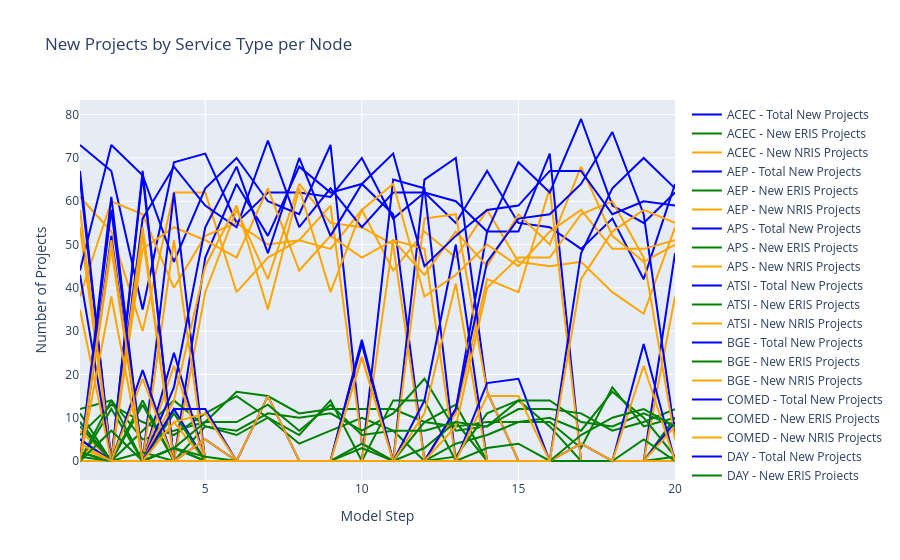
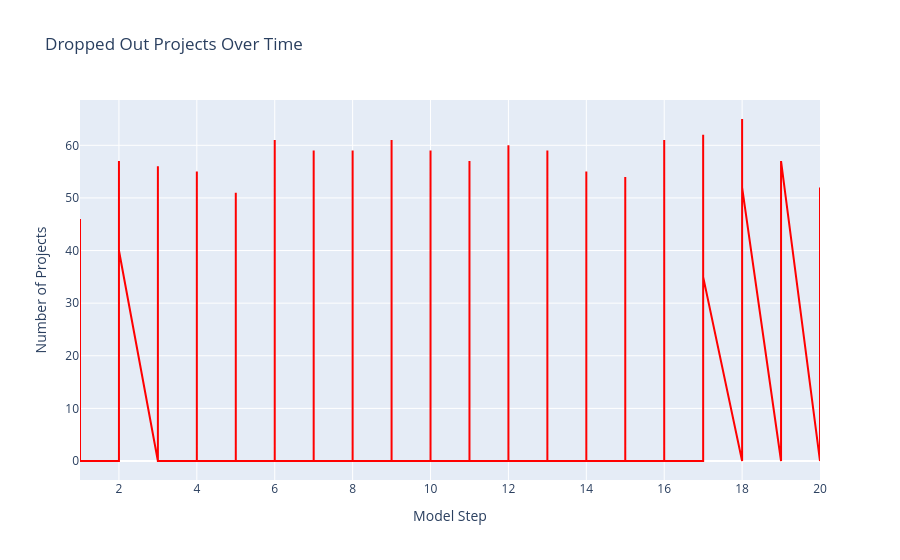
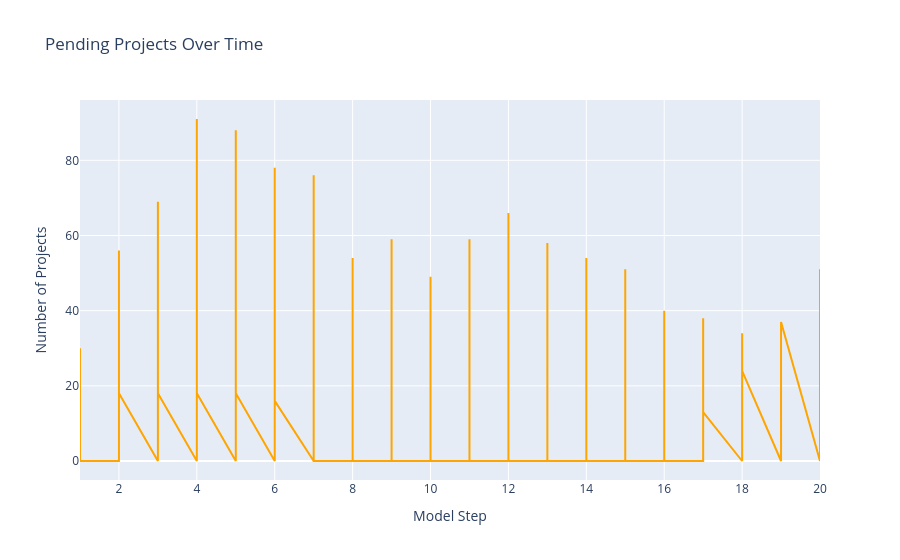
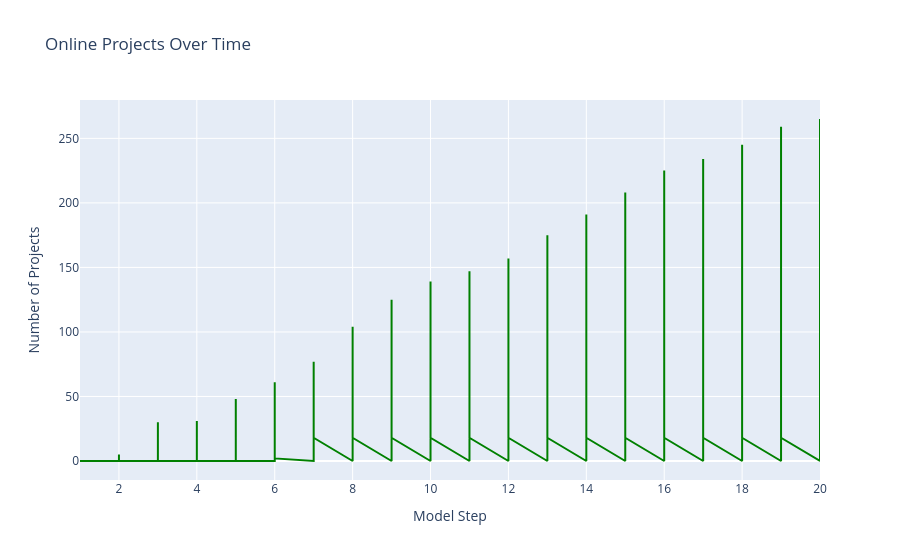

The code cell stored with these charts, in order, in its notebook:
### Code cell
import pandas as pd
import plotly.graph_objects as go

# Load the CSV
df = pd.read_csv("node_round_summary.csv")

# Node mapping: numeric ID → actual name
node_map = {
    1: "ACEC", 2: "AEP", 3: "APS", 4: "ATSI", 5: "BGE",
    6: "COMED", 7: "DAY", 8: "DUKE", 9: "DOM", 10: "DPL",
    11: "DUQ", 12: "EKPC", 13: "JCPLC", 14: "MEC", 15: "OVEC",
    16: "PECO", 17: "PE", 18: "PEPCO", 19: "PSEG", 20: "REC"
}
node_colors = {
    "ACEC": "#1f77b4", "AEP": "#ff7f0e", "APS": "#2ca02c", "ATSI": "#000000", "BGE": "#9467bd",
    "COMED": "#8c564b", "DAY": "#e377c2", "DUKE": "#7f7f7f", "DOM": "#d62728", "DPL": "#17becf",
    "DUQ": "#aec7e8", "EKPC": "#ffbb78", "JCPLC": "#98df8a", "MEC": "#ff9896", "OVEC": "#c5b0d5",
    "PECO": "#c49c94", "PE": "#f7b6d2", "PEPCO": "#c7c7c7", "PSEG": "#dbdb8d", "REC": "#9edae5"
}


# Create a new column in your dataframe for names
df['node_name'] = df['node_id'].map(node_map)

# --- Projects by Service Type ---
fig_projects = go.Figure()
for node in df['node_name'].unique():
    node_df = df[df['node_name'] == node]
    
    fig_projects.add_trace(go.Scatter(
        x=node_df['model_step'],
        y=node_df['num_projects'],
        mode='lines',  # lines only
        name=f"{node} - Total New Projects",
        line=dict(color='blue')
    ))
    fig_projects.add_trace(go.Scatter(
        x=node_df['model_step'],
        y=node_df['new_eris_count'],
        mode='lines',
        name=f"{node} - New ERIS Projects",
        line=dict(color='green')
    ))
    fig_projects.add_trace(go.Scatter(
        x=node_df['model_step'],
        y=node_df['new_nris_count'],
        mode='lines',
        name=f"{node} - New NRIS Projects",
        line=dict(color='orange')
    ))

fig_projects.update_layout(
    title="New Projects by Service Type per Node",
    xaxis_title="Model Step",
    yaxis_title="Number of Projects"
)
fig_projects.show()

# -------------------------------
# Dropped Out Projects Over Time
fig_dropped = go.Figure()
fig_dropped.add_trace(go.Scatter(
    x=df['model_step'],
    y=df['new_dropped_out'],
    mode='lines',
    name='Dropped Out',
    line=dict(color='red')
))
fig_dropped.update_layout(
    title="Dropped Out Projects Over Time",
    xaxis_title="Model Step",
    yaxis_title="Number of Projects"
)
fig_dropped.show()

# -------------------------------
# Pending Projects Over Time
fig_pending = go.Figure()
fig_pending.add_trace(go.Scatter(
    x=df['model_step'],
    y=df['total_pending_count'],
    mode='lines',
    name='Pending',
    line=dict(color='orange')
))
fig_pending.update_layout(
    title="Pending Projects Over Time",
    xaxis_title="Model Step",
    yaxis_title="Number of Projects"
)
fig_pending.show()

# -------------------------------
# Online Projects Over Time
fig_online = go.Figure()
fig_online.add_trace(go.Scatter(
    x=df['model_step'],
    y=df['total_online_count'],
    mode='lines',
    name='Online',
    line=dict(color='green')
))
fig_online.update_layout(
    title="Online Projects Over Time",
    xaxis_title="Model Step",
    yaxis_title="Number of Projects"
)
fig_online.show()

# -------------------------------
# Available Capacity per Node
fig_available_capacity = go.Figure()
for node in df['node_name'].unique():
    node_df = df[df['node_name'] == node]
    fig_available_capacity.add_trace(go.Scatter(
        x=node_df['model_step'],
        y=node_df['available_capacity'],
        mode='lines',
        name=f"{node} - Available Capacity"
    ))
fig_available_capacity.update_layout(
    title="Available Capacity per Node",
    xaxis_title="Model Step",
    yaxis_title="MW"
)
fig_available_capacity.show()

total_capacity_df = df.groupby('model_step')['available_capacity'].sum().reset_index()

# Plot total available capacity
fig_total_capacity = go.Figure()
fig_total_capacity.add_trace(go.Scatter(
    x=total_capacity_df['model_step'],
    y=total_capacity_df['available_capacity'],
    mode='lines',
    name='Total Available Capacity'
))

fig_total_capacity.update_layout(
    title="Total Available Capacity",
    xaxis_title="Model Step",
    yaxis_title="MW"
)

fig_total_capacity.show()

# Example: Installed Capacity per Node, sorted by last value
# Get last value for each node
last_values = {}
for node in df['node_name'].unique():
    node_df = df[df['node_name'] == node]
    last_values[node] = node_df['installed_capacity'].iloc[-1]

# Sort nodes descending by last value
sorted_nodes = sorted(last_values, key=last_values.get, reverse=True)

# Create figure
fig_capacity = go.Figure()
for node in sorted_nodes:
    node_df = df[df['node_name'] == node]
    fig_capacity.add_trace(go.Scatter(
        x=node_df['model_step'],
        y=node_df['installed_capacity'],
        mode='lines',
        name=node,
        line=dict(color=node_colors[node], width=3)
    ))

fig_capacity.update_layout(
    title="Installed Capacity per Node",
    plot_bgcolor='white',
    paper_bgcolor='white',
    xaxis_title="Model Step",
    yaxis_title="MW"
)

fig_capacity.show()

# -------------------------------
# Congestion Indicator
fig_congestion = go.Figure()
for node in df['node_name'].unique():
    node_df = df[df['node_name'] == node]
    fig_congestion.add_trace(go.Scatter(
        x=node_df['model_step'],
        y=node_df['congestion_indicator'],
        mode='lines',
        name=f"{node} - Congestion"
    ))
fig_congestion.update_layout(
    title="Node Congestion Indicator Over Time",
    xaxis_title="Model Step",
    yaxis_title="Congestion Indicator"
)
fig_congestion.show()

# -------------------------------
# Average Assigned Costs
cost_cols = [
    "avg_cost_eris_dropped_out", "avg_cost_nris_dropped_out",
    "avg_cost_eris_pending", "avg_cost_nris_pending",
    "avg_cost_eris_online", "avg_cost_nris_online"
]
fig_costs = go.Figure()
for node in df['node_name'].unique():
    node_df = df[df['node_name'] == node]
    for col in cost_cols:
        fig_costs.add_trace(go.Scatter(
            x=node_df['model_step'],
            y=node_df[col],
            mode='lines',
            name=f"{node} - {col}"
        ))
fig_costs.update_layout(
    title="Average Assigned Costs per Status & Service Type",
    xaxis_title="Model Step",
    yaxis_title="Average Cost ($/MW)"
)
fig_costs.show()

# -------------------------------
# MW sums per status & service type
mw_cols = [
    "pending_eris_mw", "pending_nris_mw",
    "online_eris_mw", "online_nris_mw",
    "dropped_out_eris_mw", "dropped_out_nris_mw"
]
fig_mw = go.Figure()
for node in df['node_name'].unique():
    node_df = df[df['node_name'] == node]
    for col in mw_cols:
        fig_mw.add_trace(go.Scatter(
            x=node_df['model_step'],
            y=node_df[col],
            mode='lines',
            name=f"{node} - {col}"
        ))
fig_mw.update_layout(
    title="MW Sums per Status & Service Type",
    xaxis_title="Model Step",
    yaxis_title="MW"
)
fig_mw.show()

# -------------------------------
# Construction and Study Time
fig_time = go.Figure()
fig_time.add_trace(go.Scatter(
    x=df['model_step'],
    y=df['avg_construction_time'],
    mode='lines',
    name='Construction Time'
))
fig_time.add_trace(go.Scatter(
    x=df['model_step'],
    y=df['avg_study_time'],
    mode='lines',
    name='Study Time'
))
fig_time.update_layout(
    title="Construction and Study Time",
    xaxis_title="Model Step",
    yaxis_title="Years"
)
fig_time.show()
import pandas as pd
import plotly.express as px

import pandas as pd
import plotly.express as px

# Load your Excel file
df = pd.read_excel("node_states.xlsx")

# Group queued capacity by node
import pandas as pd
import plotly.express as px

# Load the Excel file
df = pd.read_excel("node_states.xlsx")

# Aggregate queued capacity by node
queued_by_node = df.groupby('name')['queued_mw'].sum().reset_index()

# Define node colors
node_colors = {
    "ACEC": "#1f77b4", "AEP": "#ff7f0e", "APS": "#2ca02c", "ATSI": "#000000", "BGE": "#9467bd",
    "COMED": "#8c564b", "DAY": "#e377c2", "DUKE": "#7f7f7f", "DOM": "#d62728", "DPL": "#17becf",
    "DUQ": "#aec7e8", "EKPC": "#ffbb78", "JCPLC": "#98df8a", "MEC": "#ff9896", "OVEC": "#c5b0d5",
    "PECO": "#c49c94", "PE": "#f7b6d2", "PEPCO": "#c7c7c7", "PSEG": "#dbdb8d", "REC": "#9edae5"
}

# Make a pie chart
fig = px.pie(
    queued_by_node,
    names='name',
    values='queued_mw',
    title='PJM Data Queued Project Distribution',
    color='name',
    color_discrete_map=node_colors
)

# Hide labels for slices <5%
total = queued_by_node['queued_mw'].sum()
labels = [
    f"{row['name']}: {int(row['queued_mw']/total*100)}%" if row['queued_mw']/total >= 0.05 else ""
    for _, row in queued_by_node.iterrows()
]

fig.update_traces(
    text=labels,
    textposition='inside',
    textinfo='text'  # show our custom labels only
)

# Optional: show legend for reference
fig.update_layout(
    showlegend=False,
    
    title_x=.5
)

fig.show()
import pandas as pd
import plotly.express as px

# Load the CSV
df = pd.read_csv("node_round_summary.csv")

# Node mapping
node_map = {
    1: "ACEC", 2: "AEP", 3: "APS", 4: "ATSI", 5: "BGE",
    6: "COMED", 7: "DAY", 8: "DUKE", 9: "DOM", 10: "DPL",
    11: "DUQ", 12: "EKPC", 13: "JCPLC", 14: "MEC", 15: "OVEC",
    16: "PECO", 17: "PE", 18: "PEPCO", 19: "PSEG", 20: "REC"
}

node_colors = {
    "ACEC": "#1f77b4", "AEP": "#ff7f0e", "APS": "#2ca02c", "ATSI": "#000000", "BGE": "#9467bd",
    "COMED": "#8c564b", "DAY": "#e377c2", "DUKE": "#7f7f7f", "DOM": "#d62728", "DPL": "#17becf",
    "DUQ": "#aec7e8", "EKPC": "#ffbb78", "JCPLC": "#98df8a", "MEC": "#ff9896", "OVEC": "#c5b0d5",
    "PECO": "#c49c94", "PE": "#f7b6d2", "PEPCO": "#c7c7c7", "PSEG": "#dbdb8d", "REC": "#9edae5"
}


# Map node names
df['node_name'] = df['node_id'].map(node_map)

# Compute installed capacity change (end - beginning)
capacity_change = (
    df.groupby('node_name')['installed_capacity']
    .agg(lambda x: x.iloc[-1] - x.iloc[0])
    .reset_index(name='capacity_change')
)

# Make a pie chart
fig = px.pie(
    capacity_change,
    names='node_name',
    values='capacity_change',
    title='Installed Capacity Change (End - Beginning) by Node',
    color='node_name',
    color_discrete_map=node_colors
)

# Hide labels for slices <5%
total = capacity_change['capacity_change'].sum()
labels = [
    f"{row['node_name']}: {int(row['capacity_change']/total*100)}%" if row['capacity_change']/total >= 0.05 else ""
    for _, row in capacity_change.iterrows()
]

fig.update_traces(
    text=labels,
    textposition='inside',
    textinfo='text'
)

fig.update_layout(
    showlegend=True,
    legend_title_text="Node"
)

fig.show()

### Figure 1 — Plotly figure (JSON) as saved in the notebook; plotly's stock layout.template omitted (floating-point values rounded to 4 significant figures)
{"data": [{"line": {"color": "blue"}, "mode": "lines", "name": "ACEC - Total New Projects", "type": "scatter", "x": [1, 2, 3, 4, 5, 6, 7, 8, 9, 10, 11, 12, 13, 14, 15, 16, 17, 18, 19, 20], "y": [0, 0, 0, 0, 0, 0, 0, 0, 0, 0, 0, 0, 0, 0, 0, 0, 0, 0, 0, 0]}, {"line": {"color": "green"}, "mode": "lines", "name": "ACEC - New ERIS Projects", "type": "scatter", "x": [1, 2, 3, 4, 5, 6, 7, 8, 9, 10, 11, 12, 13, 14, 15, 16, 17, 18, 19, 20], "y": [0, 0, 0, 0, 0, 0, 0, 0, 0, 0, 0, 0, 0, 0, 0, 0, 0, 0, 0, 0]}, {"line": {"color": "orange"}, "mode": "lines", "name": "ACEC - New NRIS Projects", "type": "scatter", "x": [1, 2, 3, 4, 5, 6, 7, 8, 9, 10, 11, 12, 13, 14, 15, 16, 17, 18, 19, 20], "y": [0, 0, 0, 0, 0, 0, 0, 0, 0, 0, 0, 0, 0, 0, 0, 0, 0, 0, 0, 0]}, {"line": {"color": "blue"}, "mode": "lines", "name": "AEP - Total New Projects", "type": "scatter", "x": [1, 2, 3, 4, 5, 6, 7, 8, 9, 10, 11, 12, 13, 14, 15, 16, 17, 18, 19, 20], "y": [73, 67, 35, 69, 71, 55, 62, 62, 61, 70, 56, 62, 55, 67, 55, 54, 49, 56, 42, 64]}, {"line": {"color": "green"}, "mode": "lines", "name": "AEP - New ERIS Projects", "type": "scatter", "x": [1, 2, 3, 4, 5, 6, 7, 8, 9, 10, 11, 12, 13, 14, 15, 16, 17, 18, 19, 20], "y": [12, 14, 5, 7, 9, 16, 15, 11, 12, 12, 12, 9, 8, 9, 9, 9, 3, 17, 8, 10]}, {"line": {"color": "orange"}, "mode": "lines", "name": "AEP - New NRIS Projects", "type": "scatter", "x": [1, 2, 3, 4, 5, 6, 7, 8, 9, 10, 11, 12, 13, 14, 15, 16, 17, 18, 19, 20], "y": [61, 53, 30, 62, 62, 39, 47, 51, 49, 58, 44, 53, 47, 58, 46, 45, 46, 39, 34, 54]}, {"line": {"color": "blue"}, "mode": "lines", "name": "APS - Total New Projects", "type": "scatter", "x": [1, 2, 3, 4, 5, 6, 7, 8, 9, 10, 11, 12, 13, 14, 15, 16, 17, 18, 19, 20], "y": [65, 0, 0, 0, 47, 64, 52, 68, 62, 64, 57, 0, 12, 53, 53, 71, 0, 0, 0, 0]}, {"line": {"color": "green"}, "mode": "lines", "name": "APS - New ERIS Projects", "type": "scatter", "x": [1, 2, 3, 4, 5, 6, 7, 8, 9, 10, 11, 12, 13, 14, 15, 16, 17, 18, 19, 20], "y": [11, 0, 0, 0, 8, 6, 10, 4, 7, 10, 7, 0, 1, 11, 14, 8, 0, 0, 0, 0]}, {"line": {"color": "orange"}, "mode": "lines", "name": "APS - New NRIS Projects", "type": "scatter", "x": [1, 2, 3, 4, 5, 6, 7, 8, 9, 10, 11, 12, 13, 14, 15, 16, 17, 18, 19, 20], "y": [54, 0, 0, 0, 39, 58, 42, 64, 55, 54, 50, 0, 11, 42, 39, 63, 0, 0, 0, 0]}, {"line": {"color": "blue"}, "mode": "lines", "name": "ATSI - Total New Projects", "type": "scatter", "x": [1, 2, 3, 4, 5, 6, 7, 8, 9, 10, 11, 12, 13, 14, 15, 16, 17, 18, 19, 20], "y": [44, 73, 66, 46, 63, 70, 60, 57, 73, 4, 0, 65, 70, 16, 0, 0, 0, 0, 0, 48]}, {"line": {"color": "green"}, "mode": "lines", "name": "ATSI - New ERIS Projects", "type": "scatter", "x": [1, 2, 3, 4, 5, 6, 7, 8, 9, 10, 11, 12, 13, 14, 15, 16, 17, 18, 19, 20], "y": [6, 13, 9, 6, 11, 15, 10, 6, 14, 0, 0, 9, 13, 0, 0, 0, 0, 0, 0, 10]}, {"line": {"color": "orange"}, "mode": "lines", "name": "ATSI - New NRIS Projects", "type": "scatter", "x": [1, 2, 3, 4, 5, 6, 7, 8, 9, 10, 11, 12, 13, 14, 15, 16, 17, 18, 19, 20], "y": [38, 60, 57, 40, 52, 55, 50, 51, 59, 4, 0, 56, 57, 16, 0, 0, 0, 0, 0, 38]}, {"line": {"color": "blue"}, "mode": "lines", "name": "BGE - Total New Projects", "type": "scatter", "x": [1, 2, 3, 4, 5, 6, 7, 8, 9, 10, 11, 12, 13, 14, 15, 16, 17, 18, 19, 20], "y": [9, 0, 0, 12, 0, 0, 0, 0, 0, 0, 65, 63, 0, 0, 0, 0, 0, 0, 0, 0]}, {"line": {"color": "green"}, "mode": "lines", "name": "BGE - New ERIS Projects", "type": "scatter", "x": [1, 2, 3, 4, 5, 6, 7, 8, 9, 10, 11, 12, 13, 14, 15, 16, 17, 18, 19, 20], "y": [2, 0, 0, 3, 0, 0, 0, 0, 0, 0, 14, 14, 0, 0, 0, 0, 0, 0, 0, 0]}, {"line": {"color": "orange"}, "mode": "lines", "name": "BGE - New NRIS Projects", "type": "scatter", "x": [1, 2, 3, 4, 5, 6, 7, 8, 9, 10, 11, 12, 13, 14, 15, 16, 17, 18, 19, 20], "y": [7, 0, 0, 9, 0, 0, 0, 0, 0, 0, 51, 49, 0, 0, 0, 0, 0, 0, 0, 0]}, {"line": {"color": "blue"}, "mode": "lines", "name": "COMED - Total New Projects", "type": "scatter", "x": [1, 2, 3, 4, 5, 6, 7, 8, 9, 10, 11, 12, 13, 14, 15, 16, 17, 18, 19, 20], "y": [67, 0, 56, 68, 59, 54, 74, 54, 63, 54, 62, 62, 60, 53, 69, 62, 79, 59, 55, 62]}, {"line": {"color": "green"}, "mode": "lines", "name": "COMED - New ERIS Projects", "type": "scatter", "x": [1, 2, 3, 4, 5, 6, 7, 8, 9, 10, 11, 12, 13, 14, 15, 16, 17, 18, 19, 20], "y": [9, 0, 7, 14, 8, 7, 11, 10, 11, 7, 11, 19, 7, 8, 12, 12, 11, 7, 9, 12]}, {"line": {"color": "orange"}, "mode": "lines", "name": "COMED - New NRIS Projects", "type": "scatter", "x": [1, 2, 3, 4, 5, 6, 7, 8, 9, 10, 11, 12, 13, 14, 15, 16, 17, 18, 19, 20], "y": [58, 0, 49, 54, 51, 47, 63, 44, 52, 47, 51, 43, 53, 45, 57, 50, 68, 52, 46, 50]}, {"line": {"color": "blue"}, "mode": "lines", "name": "DAY - Total New Projects", "type": "scatter", "x": [1, 2, 3, 4, 5, 6, 7, 8, 9, 10, 11, 12, 13, 14, 15, 16, 17, 18, 19, 20], "y": [0, 0, 0, 25, 0, 0, 0, 0, 0, 0, 0, 0, 0, 0, 0, 0, 0, 0, 0, 0]}, {"line": {"color": "green"}, "mode": "lines", "name": "DAY - New ERIS Projects", "type": "scatter", "x": [1, 2, 3, 4, 5, 6, 7, 8, 9, 10, 11, 12, 13, 14, 15, 16, 17, 18, 19, 20], "y": [0, 0, 0, 3, 0, 0, 0, 0, 0, 0, 0, 0, 0, 0, 0, 0, 0, 0, 0, 0]}, {"line": {"color": "orange"}, "mode": "lines", "name": "DAY - New NRIS Projects", "type": "scatter", "x": [1, 2, 3, 4, 5, 6, 7, 8, 9, 10, 11, 12, 13, 14, 15, 16, 17, 18, 19, 20], "y": [0, 0, 0, 22, 0, 0, 0, 0, 0, 0, 0, 0, 0, 0, 0, 0, 0, 0, 0, 0]}, {"line": {"color": "blue"}, "mode": "lines", "name": "DUKE - Total New Projects", "type": "scatter", "x": [1, 2, 3, 4, 5, 6, 7, 8, 9, 10, 11, 12, 13, 14, 15, 16, 17, 18, 19, 20], "y": [0, 61, 0, 0, 0, 0, 0, 0, 0, 0, 0, 14, 50, 0, 0, 0, 0, 0, 0, 0]}, {"line": {"color": "green"}, "mode": "lines", "name": "DUKE - New ERIS Projects", "type": "scatter", "x": [1, 2, 3, 4, 5, 6, 7, 8, 9, 10, 11, 12, 13, 14, 15, 16, 17, 18, 19, 20], "y": [0, 12, 0, 0, 0, 0, 0, 0, 0, 0, 0, 3, 9, 0, 0, 0, 0, 0, 0, 0]}, {"line": {"color": "orange"}, "mode": "lines", "name": "DUKE - New NRIS Projects", "type": "scatter", "x": [1, 2, 3, 4, 5, 6, 7, 8, 9, 10, 11, 12, 13, 14, 15, 16, 17, 18, 19, 20], "y": [0, 49, 0, 0, 0, 0, 0, 0, 0, 0, 0, 11, 41, 0, 0, 0, 0, 0, 0, 0]}, {"line": {"color": "blue"}, "mode": "lines", "name": "DOM - Total New Projects", "type": "scatter", "x": [1, 2, 3, 4, 5, 6, 7, 8, 9, 10, 11, 12, 13, 14, 15, 16, 17, 18, 19, 20], "y": [5, 0, 0, 0, 0, 0, 0, 0, 0, 0, 0, 0, 0, 0, 0, 0, 0, 0, 0, 0]}, {"line": {"color": "green"}, "mode": "lines", "name": "DOM - New ERIS Projects", "type": "scatter", "x": [1, 2, 3, 4, 5, 6, 7, 8, 9, 10, 11, 12, 13, 14, 15, 16, 17, 18, 19, 20], "y": [2, 0, 0, 0, 0, 0, 0, 0, 0, 0, 0, 0, 0, 0, 0, 0, 0, 0, 0, 0]}, {"line": {"color": "orange"}, "mode": "lines", "name": "DOM - New NRIS Projects", "type": "scatter", "x": [1, 2, 3, 4, 5, 6, 7, 8, 9, 10, 11, 12, 13, 14, 15, 16, 17, 18, 19, 20], "y": [3, 0, 0, 0, 0, 0, 0, 0, 0, 0, 0, 0, 0, 0, 0, 0, 0, 0, 0, 0]}, {"line": {"color": "blue"}, "mode": "lines", "name": "DPL - Total New Projects", "type": "scatter", "x": [1, 2, 3, 4, 5, 6, 7, 8, 9, 10, 11, 12, 13, 14, 15, 16, 17, 18, 19, 20], "y": [0, 0, 0, 0, 0, 0, 15, 0, 0, 0, 0, 0, 0, 0, 0, 0, 0, 0, 0, 0]}, {"line": {"color": "green"}, "mode": "lines", "name": "DPL - New ERIS Projects", "type": "scatter", "x": [1, 2, 3, 4, 5, 6, 7, 8, 9, 10, 11, 12, 13, 14, 15, 16, 17, 18, 19, 20], "y": [0, 0, 0, 0, 0, 0, 0, 0, 0, 0, 0, 0, 0, 0, 0, 0, 0, 0, 0, 0]}, {"line": {"color": "orange"}, "mode": "lines", "name": "DPL - New NRIS Projects", "type": "scatter", "x": [1, 2, 3, 4, 5, 6, 7, 8, 9, 10, 11, 12, 13, 14, 15, 16, 17, 18, 19, 20], "y": [0, 0, 0, 0, 0, 0, 15, 0, 0, 0, 0, 0, 0, 0, 0, 0, 0, 0, 0, 0]}, {"line": {"color": "blue"}, "mode": "lines", "name": "DUQ - Total New Projects", "type": "scatter", "x": [1, 2, 3, 4, 5, 6, 7, 8, 9, 10, 11, 12, 13, 14, 15, 16, 17, 18, 19, 20], "y": [0, 0, 66, 0, 0, 0, 0, 0, 0, 0, 0, 0, 12, 46, 56, 57, 64, 76, 57, 6]}, {"line": {"color": "green"}, "mode": "lines", "name": "DUQ - New ERIS Projects", "type": "scatter", "x": [1, 2, 3, 4, 5, 6, 7, 8, 9, 10, 11, 12, 13, 14, 15, 16, 17, 18, 19, 20], "y": [0, 0, 14, 0, 0, 0, 0, 0, 0, 0, 0, 0, 4, 6, 9, 10, 7, 16, 10, 1]}, {"line": {"color": "orange"}, "mode": "lines", "name": "DUQ - New NRIS Projects", "type": "scatter", "x": [1, 2, 3, 4, 5, 6, 7, 8, 9, 10, 11, 12, 13, 14, 15, 16, 17, 18, 19, 20], "y": [0, 0, 52, 0, 0, 0, 0, 0, 0, 0, 0, 0, 8, 40, 47, 47, 57, 60, 47, 5]}, {"line": {"color": "blue"}, "mode": "lines", "name": "EKPC - Total New Projects", "type": "scatter", "x": [1, 2, 3, 4, 5, 6, 7, 8, 9, 10, 11, 12, 13, 14, 15, 16, 17, 18, 19, 20], "y": [0, 0, 0, 0, 0, 0, 0, 0, 0, 27, 0, 0, 0, 18, 19, 0, 0, 0, 0, 0]}, {"line": {"color": "green"}, "mode": "lines", "name": "EKPC - New ERIS Projects", "type": "scatter", "x": [1, 2, 3, 4, 5, 6, 7, 8, 9, 10, 11, 12, 13, 14, 15, 16, 17, 18, 19, 20], "y": [0, 0, 0, 0, 0, 0, 0, 0, 0, 3, 0, 0, 0, 3, 4, 0, 0, 0, 0, 0]}, {"line": {"color": "orange"}, "mode": "lines", "name": "EKPC - New NRIS Projects", "type": "scatter", "x": [1, 2, 3, 4, 5, 6, 7, 8, 9, 10, 11, 12, 13, 14, 15, 16, 17, 18, 19, 20], "y": [0, 0, 0, 0, 0, 0, 0, 0, 0, 24, 0, 0, 0, 15, 15, 0, 0, 0, 0, 0]}, {"line": {"color": "blue"}, "mode": "lines", "name": "JCPLC - Total New Projects", "type": "scatter", "x": [1, 2, 3, 4, 5, 6, 7, 8, 9, 10, 11, 12, 13, 14, 15, 16, 17, 18, 19, 20], "y": [0, 0, 0, 62, 0, 0, 0, 0, 0, 0, 0, 0, 0, 0, 0, 0, 0, 0, 0, 0]}, {"line": {"color": "green"}, "mode": "lines", "name": "JCPLC - New ERIS Projects", "type": "scatter", "x": [1, 2, 3, 4, 5, 6, 7, 8, 9, 10, 11, 12, 13, 14, 15, 16, 17, 18, 19, 20], "y": [0, 0, 0, 11, 0, 0, 0, 0, 0, 0, 0, 0, 0, 0, 0, 0, 0, 0, 0, 0]}, {"line": {"color": "orange"}, "mode": "lines", "name": "JCPLC - New NRIS Projects", "type": "scatter", "x": [1, 2, 3, 4, 5, 6, 7, 8, 9, 10, 11, 12, 13, 14, 15, 16, 17, 18, 19, 20], "y": [0, 0, 0, 51, 0, 0, 0, 0, 0, 0, 0, 0, 0, 0, 0, 0, 0, 0, 0, 0]}, {"line": {"color": "blue"}, "mode": "lines", "name": "MEC - Total New Projects", "type": "scatter", "x": [1, 2, 3, 4, 5, 6, 7, 8, 9, 10, 11, 12, 13, 14, 15, 16, 17, 18, 19, 20], "y": [0, 0, 67, 0, 0, 0, 0, 0, 0, 0, 0, 0, 0, 0, 0, 0, 0, 0, 0, 9]}, {"line": {"color": "green"}, "mode": "lines", "name": "MEC - New ERIS Projects", "type": "scatter", "x": [1, 2, 3, 4, 5, 6, 7, 8, 9, 10, 11, 12, 13, 14, 15, 16, 17, 18, 19, 20], "y": [0, 0, 13, 0, 0, 0, 0, 0, 0, 0, 0, 0, 0, 0, 0, 0, 0, 0, 0, 1]}, {"line": {"color": "orange"}, "mode": "lines", "name": "MEC - New NRIS Projects", "type": "scatter", "x": [1, 2, 3, 4, 5, 6, 7, 8, 9, 10, 11, 12, 13, 14, 15, 16, 17, 18, 19, 20], "y": [0, 0, 54, 0, 0, 0, 0, 0, 0, 0, 0, 0, 0, 0, 0, 0, 0, 0, 0, 8]}, {"line": {"color": "blue"}, "mode": "lines", "name": "OVEC - Total New Projects", "type": "scatter", "x": [1, 2, 3, 4, 5, 6, 7, 8, 9, 10, 11, 12, 13, 14, 15, 16, 17, 18, 19, 20], "y": [0, 0, 0, 0, 0, 0, 0, 0, 0, 0, 0, 0, 0, 0, 0, 0, 0, 0, 0, 0]}, {"line": {"color": "green"}, "mode": "lines", "name": "OVEC - New ERIS Projects", "type": "scatter", "x": [1, 2, 3, 4, 5, 6, 7, 8, 9, 10, 11, 12, 13, 14, 15, 16, 17, 18, 19, 20], "y": [0, 0, 0, 0, 0, 0, 0, 0, 0, 0, 0, 0, 0, 0, 0, 0, 0, 0, 0, 0]}, {"line": {"color": "orange"}, "mode": "lines", "name": "OVEC - New NRIS Projects", "type": "scatter", "x": [1, 2, 3, 4, 5, 6, 7, 8, 9, 10, 11, 12, 13, 14, 15, 16, 17, 18, 19, 20], "y": [0, 0, 0, 0, 0, 0, 0, 0, 0, 0, 0, 0, 0, 0, 0, 0, 0, 0, 0, 0]}, {"line": {"color": "blue"}, "mode": "lines", "name": "PECO - Total New Projects", "type": "scatter", "x": [1, 2, 3, 4, 5, 6, 7, 8, 9, 10, 11, 12, 13, 14, 15, 16, 17, 18, 19, 20], "y": [43, 0, 0, 17, 54, 68, 48, 70, 52, 64, 71, 45, 52, 58, 59, 67, 67, 57, 60, 59]}, {"line": {"color": "green"}, "mode": "lines", "name": "PECO - New ERIS Projects", "type": "scatter", "x": [1, 2, 3, 4, 5, 6, 7, 8, 9, 10, 11, 12, 13, 14, 15, 16, 17, 18, 19, 20], "y": [8, 0, 0, 3, 9, 9, 13, 7, 13, 6, 7, 7, 9, 8, 14, 14, 9, 8, 11, 8]}, {"line": {"color": "orange"}, "mode": "lines", "name": "PECO - New NRIS Projects", "type": "scatter", "x": [1, 2, 3, 4, 5, 6, 7, 8, 9, 10, 11, 12, 13, 14, 15, 16, 17, 18, 19, 20], "y": [35, 0, 0, 14, 45, 59, 35, 63, 39, 58, 64, 38, 43, 50, 45, 53, 58, 49, 49, 51]}, {"line": {"color": "blue"}, "mode": "lines", "name": "PE - Total New Projects", "type": "scatter", "x": [1, 2, 3, 4, 5, 6, 7, 8, 9, 10, 11, 12, 13, 14, 15, 16, 17, 18, 19, 20], "y": [0, 0, 21, 0, 0, 0, 0, 0, 0, 0, 0, 0, 0, 0, 0, 0, 0, 0, 0, 0]}, {"line": {"color": "green"}, "mode": "lines", "name": "PE - New ERIS Projects", "type": "scatter", "x": [1, 2, 3, 4, 5, 6, 7, 8, 9, 10, 11, 12, 13, 14, 15, 16, 17, 18, 19, 20], "y": [0, 0, 2, 0, 0, 0, 0, 0, 0, 0, 0, 0, 0, 0, 0, 0, 0, 0, 0, 0]}, {"line": {"color": "orange"}, "mode": "lines", "name": "PE - New NRIS Projects", "type": "scatter", "x": [1, 2, 3, 4, 5, 6, 7, 8, 9, 10, 11, 12, 13, 14, 15, 16, 17, 18, 19, 20], "y": [0, 0, 19, 0, 0, 0, 0, 0, 0, 0, 0, 0, 0, 0, 0, 0, 0, 0, 0, 0]}, {"line": {"color": "blue"}, "mode": "lines", "name": "PEPCO - Total New Projects", "type": "scatter", "x": [1, 2, 3, 4, 5, 6, 7, 8, 9, 10, 11, 12, 13, 14, 15, 16, 17, 18, 19, 20], "y": [0, 52, 0, 0, 5, 0, 0, 0, 0, 0, 0, 0, 0, 0, 0, 0, 0, 0, 0, 0]}, {"line": {"color": "green"}, "mode": "lines", "name": "PEPCO - New ERIS Projects", "type": "scatter", "x": [1, 2, 3, 4, 5, 6, 7, 8, 9, 10, 11, 12, 13, 14, 15, 16, 17, 18, 19, 20], "y": [0, 14, 0, 0, 0, 0, 0, 0, 0, 0, 0, 0, 0, 0, 0, 0, 0, 0, 0, 0]}, {"line": {"color": "orange"}, "mode": "lines", "name": "PEPCO - New NRIS Projects", "type": "scatter", "x": [1, 2, 3, 4, 5, 6, 7, 8, 9, 10, 11, 12, 13, 14, 15, 16, 17, 18, 19, 20], "y": [0, 38, 0, 0, 5, 0, 0, 0, 0, 0, 0, 0, 0, 0, 0, 0, 0, 0, 0, 0]}, {"line": {"color": "blue"}, "mode": "lines", "name": "PSEG - Total New Projects", "type": "scatter", "x": [1, 2, 3, 4, 5, 6, 7, 8, 9, 10, 11, 12, 13, 14, 15, 16, 17, 18, 19, 20], "y": [5, 0, 0, 12, 12, 0, 0, 0, 0, 28, 0, 0, 0, 0, 0, 0, 4, 0, 27, 0]}, {"line": {"color": "green"}, "mode": "lines", "name": "PSEG - New ERIS Projects", "type": "scatter", "x": [1, 2, 3, 4, 5, 6, 7, 8, 9, 10, 11, 12, 13, 14, 15, 16, 17, 18, 19, 20], "y": [1, 0, 0, 3, 1, 0, 0, 0, 0, 4, 0, 0, 0, 0, 0, 0, 0, 0, 5, 0]}, {"line": {"color": "orange"}, "mode": "lines", "name": "PSEG - New NRIS Projects", "type": "scatter", "x": [1, 2, 3, 4, 5, 6, 7, 8, 9, 10, 11, 12, 13, 14, 15, 16, 17, 18, 19, 20], "y": [4, 0, 0, 9, 11, 0, 0, 0, 0, 24, 0, 0, 0, 0, 0, 0, 4, 0, 22, 0]}, {"line": {"color": "blue"}, "mode": "lines", "name": "REC - Total New Projects", "type": "scatter", "x": [1, 2, 3, 4, 5, 6, 7, 8, 9, 10, 11, 12, 13, 14, 15, 16, 17, 18, 19, 20], "y": [0, 58, 0, 0, 0, 0, 0, 0, 0, 0, 0, 0, 0, 0, 0, 0, 48, 63, 70, 63]}, {"line": {"color": "green"}, "mode": "lines", "name": "REC - New ERIS Projects", "type": "scatter", "x": [1, 2, 3, 4, 5, 6, 7, 8, 9, 10, 11, 12, 13, 14, 15, 16, 17, 18, 19, 20], "y": [0, 7, 0, 0, 0, 0, 0, 0, 0, 0, 0, 0, 0, 0, 0, 0, 6, 10, 12, 8]}, {"line": {"color": "orange"}, "mode": "lines", "name": "REC - New NRIS Projects", "type": "scatter", "x": [1, 2, 3, 4, 5, 6, 7, 8, 9, 10, 11, 12, 13, 14, 15, 16, 17, 18, 19, 20], "y": [0, 51, 0, 0, 0, 0, 0, 0, 0, 0, 0, 0, 0, 0, 0, 0, 42, 53, 58, 55]}], "layout": {"title": {"text": "New Projects by Service Type per Node"}, "xaxis": {"title": {"text": "Model Step"}}, "yaxis": {"title": {"text": "Number of Projects"}}}}

### Figure 2 — Plotly figure (JSON) as saved in the notebook; plotly's stock layout.template omitted (floating-point values rounded to 4 significant figures; data arrays with more than 128 entries replaced by an {"elided": "..."} marker saying what was removed)
{"data": [{"line": {"color": "red"}, "mode": "lines", "name": "Dropped Out", "type": "scatter", "x": {"elided": "400 int values"}, "y": {"elided": "400 int values"}}], "layout": {"title": {"text": "Dropped Out Projects Over Time"}, "xaxis": {"title": {"text": "Model Step"}}, "yaxis": {"title": {"text": "Number of Projects"}}}}

### Figure 3 — Plotly figure (JSON) as saved in the notebook; plotly's stock layout.template omitted (floating-point values rounded to 4 significant figures; data arrays with more than 128 entries replaced by an {"elided": "..."} marker saying what was removed)
{"data": [{"line": {"color": "orange"}, "mode": "lines", "name": "Pending", "type": "scatter", "x": {"elided": "400 int values"}, "y": {"elided": "400 int values"}}], "layout": {"title": {"text": "Pending Projects Over Time"}, "xaxis": {"title": {"text": "Model Step"}}, "yaxis": {"title": {"text": "Number of Projects"}}}}

### Figure 4 — Plotly figure (JSON) as saved in the notebook; plotly's stock layout.template omitted (floating-point values rounded to 4 significant figures; data arrays with more than 128 entries replaced by an {"elided": "..."} marker saying what was removed)
{"data": [{"line": {"color": "green"}, "mode": "lines", "name": "Online", "type": "scatter", "x": {"elided": "400 int values"}, "y": {"elided": "400 int values"}}], "layout": {"title": {"text": "Online Projects Over Time"}, "xaxis": {"title": {"text": "Model Step"}}, "yaxis": {"title": {"text": "Number of Projects"}}}}
